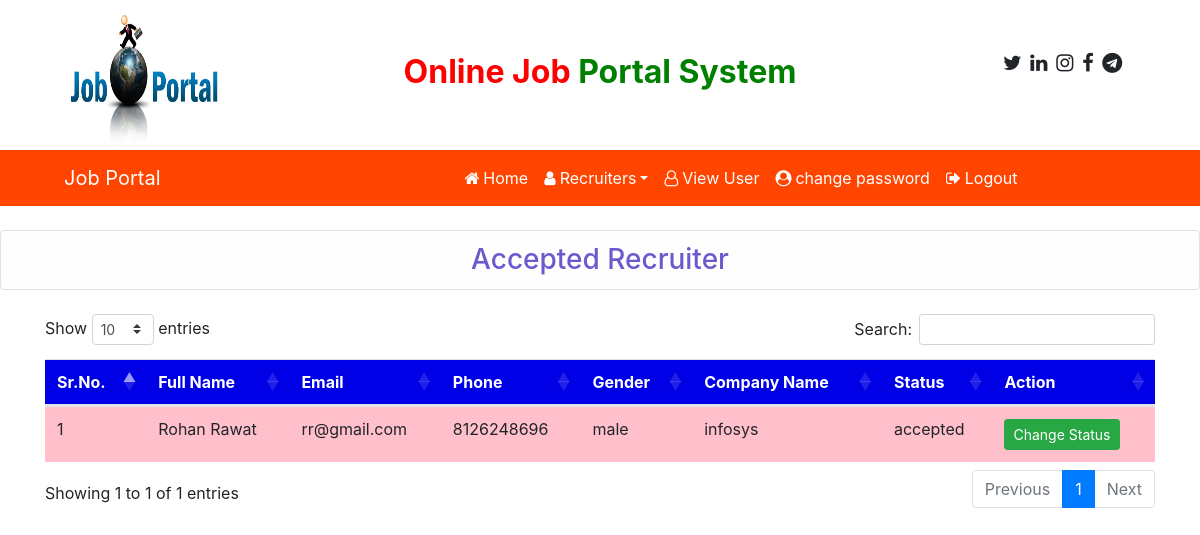
Screenshot of /recruiter_accepted with the database file from the repository.
### job/models.py (models this page shows, shortened)
class Recruiter(models.Model):
    user = models.ForeignKey(User, on_delete=models.CASCADE, null=True)
    first_name = models.CharField(max_length=60)
    last_name = models.CharField(max_length=50)
    gender = models.CharField(max_length=50, null=True)
    company = models.CharField(max_length=60)
    image = models.FileField(max_length=60,null=True)
    phone = models.CharField(max_length=15)
    email = models.EmailField()
    password = models.CharField(max_length=500)
    company = models.CharField(max_length=60)
    type = models.CharField(max_length=15, null=True)
    status = models.CharField(max_length=15, null=True)

### job/views.py (the view)
# urls.py: path('recruiter_accepted', recruiter_accepted, name='recruiter_accepted'),
def recruiter_accepted(request):
    data = Recruiter.objects.filter(status="accepted")
    d = {'data': data}
    return render(request, 'recruiter_accepted.html', d)

### job/templates/recruiter_accepted.html
{% load static %}
{% block body %}
{% include 'admin_navigation.html' %}
<h3 class="alert alert-light border rounded mt-4 mb-4 text-center " style="color: slateblue ">Accepted Recruiter </h3>
<div class = container>
<table class="table table-hover " id="example"  style="width:100%">
    <thead>
    <tr style ="background-color:#0000E6 ; color:white">
        <th>Sr.No.</th>
        <th>Full Name</th>
        <th>Email</th>
        <th>Phone</th>
        <th>Gender</th>
        <th>Company Name</th>
        <th>Status</th>
        <th>Action</th>
    </tr>
    </thead>
    <tbody>
    {% for i in data %}
    <tr style = "background-color:#FFC0CB">
        <td>{{forloop.counter}}</td>
        <td>{{i.first_name}} {{i.last_name}}</td>
        <td>{{i.email}}</td>
        <td>{{i.phone}}</td>
        <td>{{i.gender}}</td>
        <td>{{i.company}}</td>
        <td>{{i.status}}</td>
        <td><a href ="{% url 'change_status' i.id %}" class="btn btn-success btn-sm">Change Status</a></td>
    </tr>
    {% endfor %}
    </tbody>
</table>
</div>
{% endblock %}

### rows the page displays
Recruiter: first_name "Rohan", last_name "Rawat", email "rr@gmail.com", phone "8126248696", gender "male", company "infosys", status "accepted"
